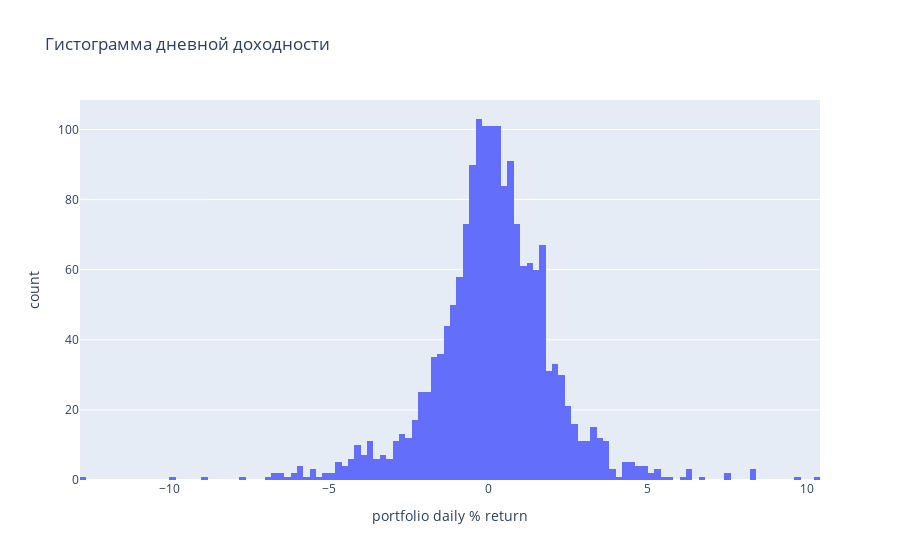

The notebook cell this image was saved under:
### Code cell
# Вывод гистограммы дневной доходности
def interactive_histogram (df, title, column):
    hist = px.histogram(df, x = column, title=title)
    hist.show()
interactive_histogram(df_portfolio, "Гистограмма дневной доходности", "portfolio daily % return")

### Figure 1 — Plotly figure (JSON) as saved in the notebook; plotly's stock layout.template omitted (floating-point values rounded to 4 significant figures; data arrays with more than 128 entries replaced by an {"elided": "..."} marker saying what was removed)
{"data": [{"alignmentgroup": "True", "bingroup": "x", "hovertemplate": "portfolio daily % return=%{x}<br>count=%{y}<extra></extra>", "legendgroup": "", "marker": {"color": "#636efa", "pattern": {"shape": ""}}, "name": "", "offsetgroup": "", "orientation": "v", "showlegend": false, "type": "histogram", "x": {"elided": "1712 float values"}, "xaxis": "x", "yaxis": "y"}], "layout": {"barmode": "relative", "legend": {"tracegroupgap": 0}, "title": {"text": "Гистограмма дневной доходности"}, "xaxis": {"anchor": "y", "domain": [0, 1], "title": {"text": "portfolio daily % return"}}, "yaxis": {"anchor": "x", "domain": [0, 1], "title": {"text": "count"}}}}
